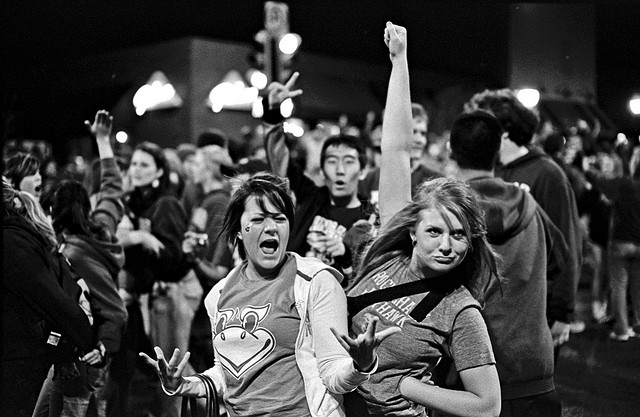
#> input picture modulo_2/Advance_Data_Processing/Week_7-Bag_Of_Features/dados/flickr_map_training/107.jpg, 640 x 417 px; the run also reads 1 picture not shown here
$ jupyter execute --allow-errors TACTD-07-Plantao1-notebook.ipynb   (shell and % lines are left out)
#> lines starting #> are read from the running program, lines starting #| are printed output that depends on the picture
# MBA em Ciência de Dados
## Técnicas Avançadas de Captura e Tratamento de Dados

### <span style="color:darkred">Módulo VII - Dados não estruturados: sinais e imagens</span>

### <span style="color:darkred">Exercícios</span>

Moacir Antonelli Ponti

CeMEAI - ICMC/USP São Carlos

---

#### <span style="color:red">Recomenda-se fortemente que os exercícios sejam feitos sem consultar as respostas antecipadamente.</span>

---

[cell 1]
# carregando as bibliotecas necessárias
import numpy as np
import matplotlib.pyplot as plt
import pandas as pd

### Exercício 3)

Carregue os dados do arquivo `sinais2.csv` utilizando

`signals = np.genfromtxt(arquivo, delimiter=',').astype(np.float32)`.

O array resultante possui um sinal por linha, i.e. `sinal[i]`

Utilizando os sinais carregados utilize a `np.fft.fft()` para obter a Transformada de Fourier dos sinais. Depois, considerando apenas frequências até 50, calcule quais são as 4 frequências de maior valor de magnitude (obtido pelo `np.abs()`). Aqui não queremos os valores da magnitude, mas a quais frequências (índices) elas se referem. Para complementar a análise, plote as magnitudes das transformadas até a frequência 50.

Analisando as frequências de maior magnitude temos as frequências que mais caracterizam o sinal. Considerando as 4 frequências computadas anteriormente, podemos dividir os sinais em categorias distintas. Nesse sentido, qual análise abaixo está correta?

(a) O sinal 4 possui frequências inferiores quando comparado com os demais, indicando que o sinal 4 é provavalmente  dependente sequencialmente, enquanto os demais são i.i.d.; assim podemos dividí-los em duas categorias: sinal 4 e sinais 0, 1, 2 e 3.<br>
(b) O sinal 3 possui frequências mais significativas 20 Hz ou superior, indicando que é um sinal com maior qualidade de aquisição, e assim podemos categorizar em: sinal 3, e sinais 0, 1, 2 e 4.<br>
(c) Todas as frequências estão abaixo de 50 Hz, sendo assim podemos dizer que os sinais são todos similares, sendo impossível dividí-los em categorias.<br>
(d) O sinal 3 possui frequências mais significativas 20 Hz ou superior, possuindo transições mais rápidas de valores do que os outros com frequências caracerísticas menores do que 12Hz; e assim podemos categorizar em: sinal 3, e sinais 0, 1, 2 e 4.<br>

[cell 2]
import pandas as pd
import numpy as np
pd.set_option('display.max_columns', 50)

import matplotlib.pyplot as plt
plt.rcParams['figure.figsize'] = (10.0, 8.0) # set default size of plots
import seaborn as sns
sns.set()

#> (a cell that did not finish here is left out)

#> (a cell that did not finish here is left out)

### Exercício 4)

Considerando os mesmos sinais carregados, compute as características: entropia da energia (com 10 blocos), taxa de cruzamentos por zero, entropia espectral (com 10 blocos), formando um vetor com 3 características para cada sinal.

Após isso, compute a matriz de distâncias entre os sinais considerando a distância L1, i.e., a soma dos valores absolutos das diferenças entre dois vetores $A$ e $B$:

$$\sum_i |A_i - B_i|$$

Da matriz, que indica a dissimilaridade entre pares de sinais, aplique uma soma na direção do eixo 0 (axis=0) e depois arredonde para inteiro `np.round(,0)`. Quais valores foram obtidos para cada sinal?

(a) Sinais 0, 1, 2 e 4, soma 2; Sinal 3, soma 6.<br>
(b) Sinais 0 e 4, soma 3; Sinais 1 e 2, soma 2; Sinal 3, soma 6.<br>
(c) Sinais 0, 1, e 2, soma 2; Sinal 3, soma 6; Sinal 4, soma 3.<br>
(d) Sinais 0, 1, e 2, soma 1; Sinal 3, soma 3; Sinal 4, soma 6.<br>

[cell 5]
# [38 lines left out: functions entropia_energia, taxa_cruzamentos_por_zero, entropia_espectral, not called in this run]

[cell 6]
funcs = [entropia_energia, taxa_cruzamentos_por_zero, entropia_espectral]
#> (the rest of this cell did not finish here and is left out)

#> (a cell that did not finish here is left out)

#> (a cell that did not finish here is left out)

### Exercício 5)

Carregue as seguintes imagens da base de dados flickr_map_training:

`
img1 = imageio.imread("dados/flickr_map_training/107.jpg")
img2 = imageio.imread("dados/flickr_map_training/101.jpg")
img3 = imageio.imread("dados/flickr_map_training/112.jpg")
img4 = imageio.imread("dados/flickr_map_training/303.jpg")
img5 = imageio.imread("dados/flickr_map_training/400.jpg")`

Implemente um descritor de cor que computa um histograma utilizando a composição dos canais RGB em um único canal utilizando a seguinte operação, sendo R, G e B as matrizes relativas a cada canal de cor:

$$I = R\cdot0.3 +G\cdot0.59 +B\cdot0.11$$

Permita definir o número de bins do histograma por meio da sua função e, antes de retornar, normalize o histograma dividindo pela soma.

Depois, calcule a distância entre img1 carregada e as outras imagens (2, 3, 4, 5) utilizando: 16 bins e 4 bins. Qual foram as duas imagens mais similares, da mais próxima para a mais distante, nos dois casos?

(a) 16 bins: img2, img4 ; 4 bins: img2, img3<br>
(a) 16 bins: img2, img3 ; 4 bins: img4, img3<br>
(b) 16 bins: img2, img3 ; 4 bins: img2, img4<br>
(d) 16 bins: img4, img2 ; 4 bins: img4, img3<br>

[cell 9]
import imageio
img1 = imageio.imread("dados/flickr_map_training/107.jpg")
#> img1 is the input picture: shape (417, 640, 3); min 0, max 255, mean 65.5
img2 = imageio.imread("dados/flickr_map_training/101.jpg")
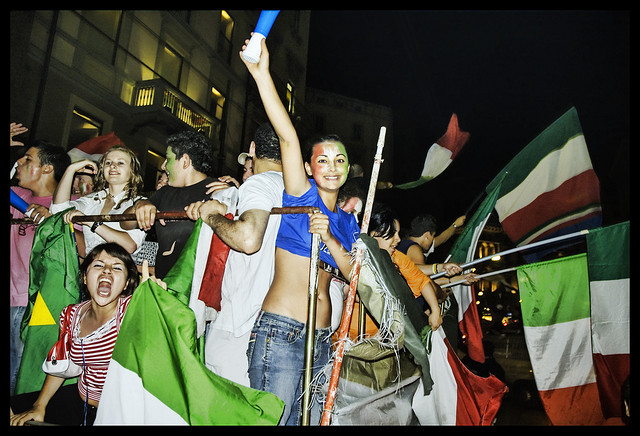
#> input picture modulo_2/Advance_Data_Processing/Week_7-Bag_Of_Features/dados/flickr_map_training/101.jpg, 640 x 436 px
#> img2 is the input picture: shape (436, 640, 3); mean R, G, B 78.1, 79.5, 64.8
img3 = imageio.imread("dados/flickr_map_training/112.jpg")
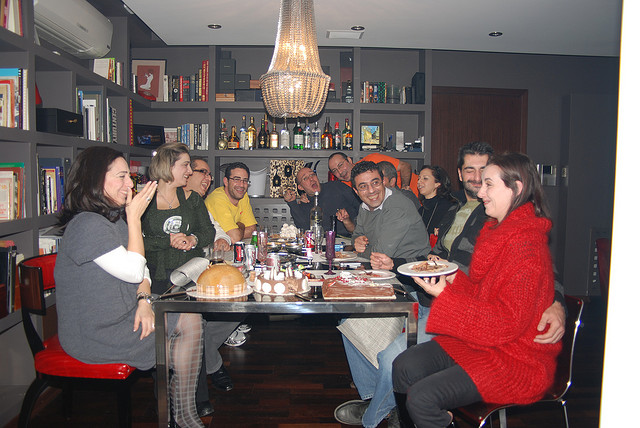
#> input picture modulo_2/Advance_Data_Processing/Week_7-Bag_Of_Features/dados/flickr_map_training/112.jpg, 640 x 428 px
#> img3 is the input picture: shape (428, 640, 3); mean R, G, B 110.5, 92.4, 91.5
img4 = imageio.imread("dados/flickr_map_training/303.jpg")
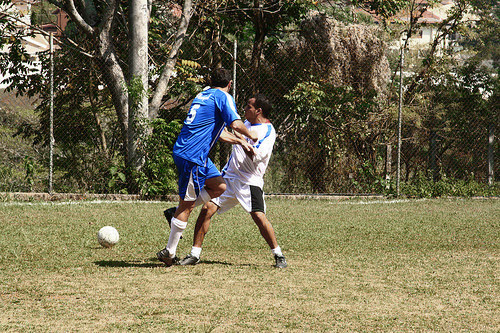
#> input picture modulo_2/Advance_Data_Processing/Week_7-Bag_Of_Features/dados/flickr_map_training/303.jpg, 500 x 333 px
#> img4 is the input picture: shape (333, 500, 3); mean R, G, B 117.6, 111, 82.8
img5 = imageio.imread("dados/flickr_map_training/400.jpg")
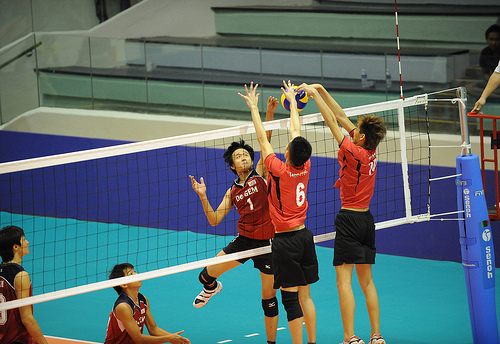
#> input picture modulo_2/Advance_Data_Processing/Week_7-Bag_Of_Features/dados/flickr_map_training/400.jpg, 500 x 344 px
#> img5 is the input picture: shape (344, 500, 3); mean R, G, B 88.2, 107.1, 109.6

[cell 10]
def histograma_global_intensity(img, n_colors):
    img_int = img[:,:,0].astype(float)*0.3 + img[:,:,1].astype(float)*0.59 + img[:,:,2].astype(float)*0.11
    hist,_ = np.histogram(img_int, bins=n_colors)
    # normaliza o vetor resultante pela soma dos valores
    hist = hist.astype("float")
    hist /= (hist.sum() + 0.0001)
    return hist

#> (a cell that did not finish here is left out)

[cell 12]
n_colors = 16

# Fazendo através de uma função para re-utilizar o código
def ex5_dist(n_colors):
#> called with n_colors = 16
    features = []
    all_imgs = [img1, img2, img3, img4, img5]
    for img in all_imgs:
        features.append(histograma_global_intensity(img, n_colors))
#> this loop made 5 passes
#> after the loop, features = 5 items

    dists = []
    for feat in features:
        dist = np.abs(features[0] - feat).sum()
        dists.append(dist)
#> this loop made 5 passes
#> dist on passes 1 to 5: 0, 0.23, 0.837, 0.762, 0.956
#> after the loop, dists = [0, 0.23, 0.837, 0.762, 0.956]
    return dists

[cell 13]
# sns.histplot(np.arange(10))
# sns.histplot(2 + np.arange(10))

[cell 14]
ex5_dist(16)  # 2, 4 são as com menor distância

[cell 15]
ex5_dist(4)  # 2, 3 são as com menor distância
#> the loop in ex5_dist (call 2), `for img in all_imgs:` made 5 passes
#> hist in histograma_global_intensity on passes 1 to 5: [0.632, 0.157, 0.129, 0.0824], [0.569, 0.145, 0.176, 0.11], [0.352, 0.389, 0.166, 0.0926], [0.308, 0.245, 0.359, 0.088], [0.261, 0.473, 0.208, 0.0576]
#> the loop in ex5_dist (call 2), `for feat in features:` made 5 passes
#> (feat, dist) on passes 1 to 5: ([0.632, 0.157, 0.129, 0.0824], 0), ([0.569, 0.145, 0.176, 0.11], 0.149), ([0.352, 0.389, 0.166, 0.0926], 0.56), ([0.308, 0.245, 0.359, 0.088], 0.647), ([0.261, 0.473, 0.208, 0.0576], 0.793)

### Exercício 6)

Vamos repetir o procedimento da questão anterior, agora utilizando o descritor de texturas LBP visto em aula. Utilizaremos uma função que também realiza uma normalização dos valores máximos das imagens, bem como permite definir o raio, número de pontos e quantidade de bins para esse descritor, conforme abaixo.

Calcule a distância L1 entre img1 carregada e as outras imagens utilizando o descritor LBP com os seguintes parâmetros:
* número de pontos = 14
* raio = 2
* bins = 16

Quais foram as três imagens mais similares, da mais próxima para a mais distante?

(a) img3, img2, img5<br>
(b) img2, img3, img4<br>
(c) img3, img5, img2<br>
(d) img5, img3, img2<br>

[cell 16]
from skimage import feature

def lbp_features(img, points=8, radius=1, n_bins=10):
    # LBP opera em imagens de um só canal, aqui vamos converter
    # RGB para escala de cinza usando o método Luminance
    img = np.array(img, dtype=np.float64, copy=False)
    if (len(img.shape) > 2):
        img = img[:,:,0]*0.3 + img[:,:,1]*0.59 + img[:,:,2]*0.11

    # normaliza a imagem para ter máximo = 255
    if (np.max(img) > 0):
        img = ((img/np.max(img))*255).astype(np.uint8)

    # aqui definimos o numero de pontos e o raio, padrao = 8, 1
    lbp = feature.local_binary_pattern(img.astype(np.uint8), points, radius, method="uniform")

    # lbp retorna um matriz com os códigos, então devemos extraír o histograma
    (hist, _) = np.histogram(lbp.ravel(), bins=np.arange(0, n_bins+1), range=(0, n_bins))

    # normaliza o histograma
    hist = hist.astype("float")
    hist /= (hist.sum() + 1e-6)
    # return the histogram of Local Binary Patterns

    return hist

[cell 17]
# reutilizando o código da função 5, so mudando a função
def ex6_dist():
    features = []
#> features = []
    all_imgs = [img1, img2, img3, img4, img5]
    for img in all_imgs:
        # Mudando a função
        features.append(lbp_features(img, points=14, radius=2, n_bins=16))
#> this loop made 5 passes
#> pass 1, in lbp_features, `lbp = feature.local_binary_pattern(img.astype(np.uint8), points, radiu..`:
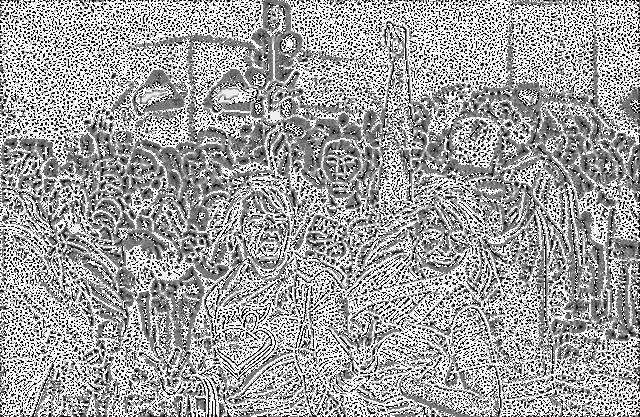
#> lbp: shape (417, 640) float64; min 0, max 15, mean 9.54; drawn with min black and max white
#> after the loop, features = 5 items

    dists = []
    for feat in features:
        dist = np.sum(np.abs(features[0] - feat))
        dists.append(dist)
#> this loop made 5 passes
#> dist on passes 1 to 5: 0, 0.156, 0.149, 0.458, 0.21
#> after the loop, dists = [0, 0.156, 0.149, 0.458, 0.21]
    return dists

[cell 18]
dists = ex6_dist()
#> dists = [0, 0.156, 0.149, 0.458, 0.21]
pd.DataFrame(ex6_dist(), index=1 + np.arange(5))  # 3, 2, 5 é a ordem
#> the loop in ex6_dist (call 2), `for img in all_imgs:` made 5 passes
#> pass 2, in lbp_features (call 7), `lbp = feature.local_binary_pattern(img.astype(np.uint8), points, radiu..`:
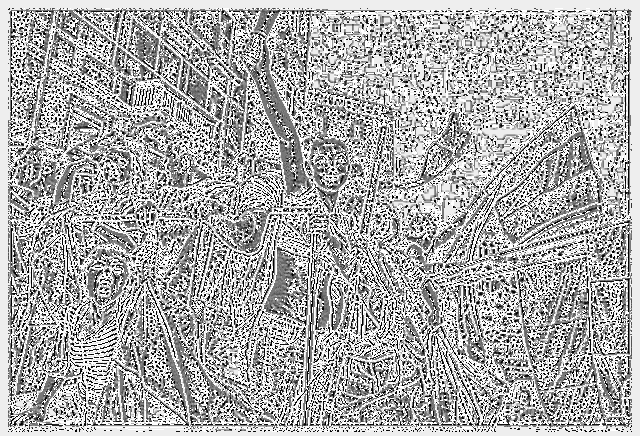
#> lbp: shape (436, 640) float64; min 0, max 15, mean 10.05; drawn with min black and max white
#> the loop in ex6_dist (call 2), `for feat in features:` made 5 passes

[cell 19]
# Se quisermos os índices da ordem
ind = np.argsort(dists)
#> ind = [0, 2, 1, 4, 3]
ind
#> Out = [0, 2, 1, 4, 3]

[cell 20]
# se quisermos as distâncias de acordo com os índices acima
dists = np.array(dists)
dists[ind]
#> Out = [0, 0.149, 0.156, 0.21, 0.458]

### Exercício 7)

No método Bag-of-Features quais das seguintes escolhas para o *framework* influenciam mais drasticamente a performance do método no caso de uso em imagens?

(a) O tamanho do dicionário, a quantidade de cores nas imagens, a quantidade de classes do problema<br>
(b) O tamanho do dicionário, o descritor base, o método utilizado para aprender o dicionário<br>
(c) O descritor base e o número de componentes principais utilizados<br>
(d) O tamanho do patch extraído da imagem, que deve ser compatível com a resolução das imagens<br>

[cell 21]
# ver discussão na gravação

### Exercício 8)

Execute o método Bag-of-Features estudado em aula, agora com os seguintes parâmetros:
* tamanho do patch = (13, 13)
* número de patches = 1000
* principais componentes = 10
* tamanho do dicionário = 50

Utilize a imagem de consulta `flower.jpg` e recupere as 12 imagens mais similares utilizando o modelo BoF aprendido. Quantas imagens foram recuperadas pertencendo à mesma categoria da consulta?

(a) 3<br>
(b) 0<br>
(c) 6<br>
(d) 9<br>

[cell 22]
import numpy as np
import matplotlib.pyplot as plt

from os import listdir
from imageio import imread
from sklearn.feature_extraction.image import extract_patches_2d
from sklearn.decomposition import PCA
from sklearn.cluster import KMeans
from joblib import Parallel, delayed


def get_patches(img_file, random_state, tam_patch=(11, 11), n_patches=250):
    '''Extração de subimagens a partir de uma imagem
       Parametros
           img_file: caminho para a imagem
           random_state: semente aleatoria
           tam_patches: tamanho de cada subimagem
           n_patches: numero maximo de subimagens a extrair
    '''
#> called with img_file = './dados/flickr_map_training/100.jpg', random_state = 1, tam_patch = (13, 13), n_patches = 1000

    img = imread(img_file)
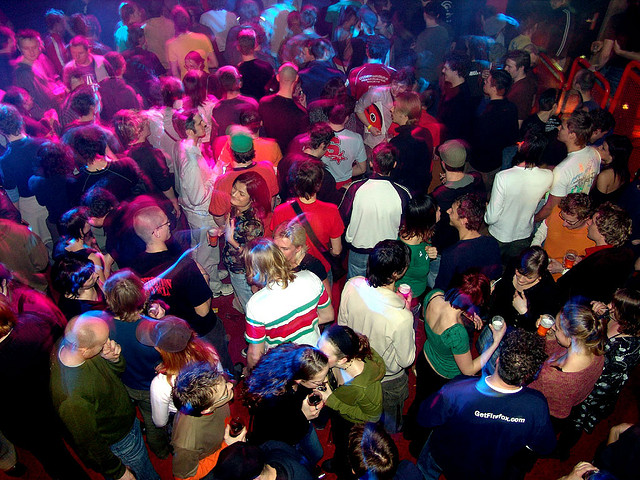
#> input picture modulo_2/Advance_Data_Processing/Week_7-Bag_Of_Features/dados/flickr_map_training/100.jpg, 640 x 480 px
#> img is the input picture: shape (480, 640, 3); mean R, G, B 73.4, 49.2, 68.7

    # Extrai subimagens
    patch = extract_patches_2d(img,
                               patch_size=tam_patch,
                               max_patches=n_patches,
                               random_state=random_state)

    # so da certo para RGB? -> Discutido durante a monitoria
    return patch.reshape((n_patches,
                          np.prod(tam_patch) * len(img.shape)))
#> pass 3 of the loop `for arq_img in l_imgs:`:
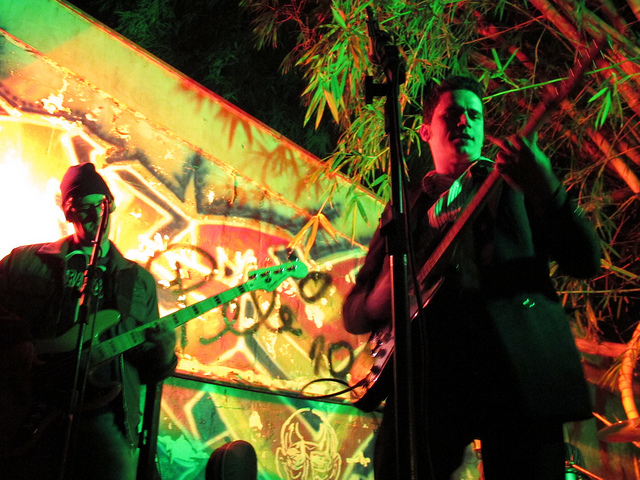
#> input picture modulo_2/Advance_Data_Processing/Week_7-Bag_Of_Features/dados/flickr_map_training/102.jpg, 640 x 480 px
#> in get_patches, img is the input picture: shape (480, 640, 3); mean R, G, B 94.2, 82.8, 43.4
#> in get_patches (call 3), `return patch.reshape((n_patches, np.prod(tam_patch) * len(img.shape)))`:
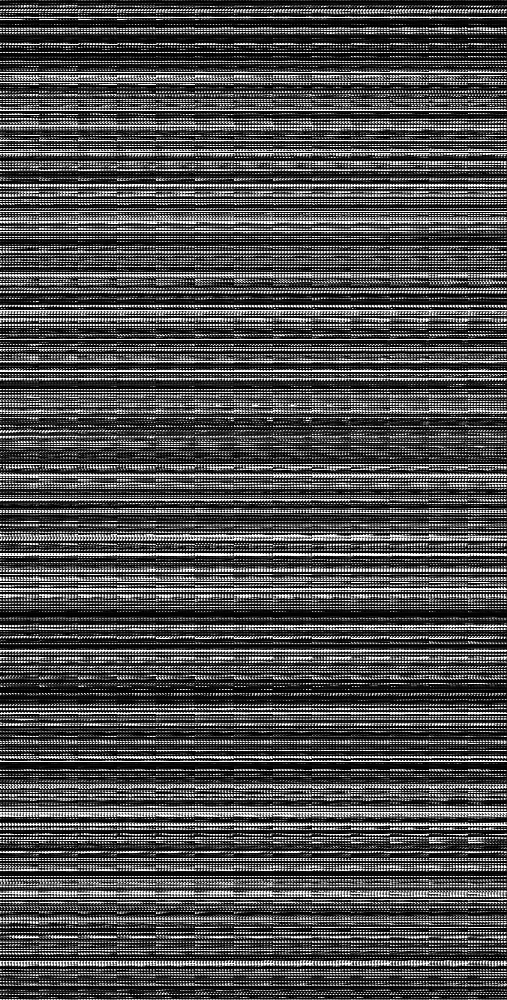
#> returned value: shape (1000, 507); min 0, max 255, mean 75.5
#> the loop made 7 passes; the first 3 are shown
    # return patch.reshape((n_patches, -1))

[cell 23]
# Parametros do BOF
tam_patch = (13, 13)
n_patches = 1000
path_imgs = './dados/flickr_map_training/'
random_state = 1
# pega lista de arquivos no caminho
l_imgs = listdir(path_imgs)

# total de imagens
n_imgs = len(l_imgs)

[cell 24]
# Calculando quanto tempo demora no for na mão, dps vamos comparar com a versão paralela
for arq_img in l_imgs:
    get_patches(path_imgs+arq_img,  random_state, tam_patch, n_patches)

[cell 25]
# Fazendo de maneira paralela; na minha máquina não tem grande vantagem

# Extrai patches de cada imagem, de forma paralela para cada imagem
# retorna uma lista do mesmo tamanho do número de imagens
patch_arr = Parallel(n_jobs=-1)(delayed(get_patches)(path_imgs+arq_img,
                                                    random_state,
                                                    tam_patch,
                                                    n_patches)
                                for arq_img in l_imgs)
#> in get_patches (call 13), `return patch.reshape((n_patches, np.prod(tam_patch) * len(img.shape)))`:
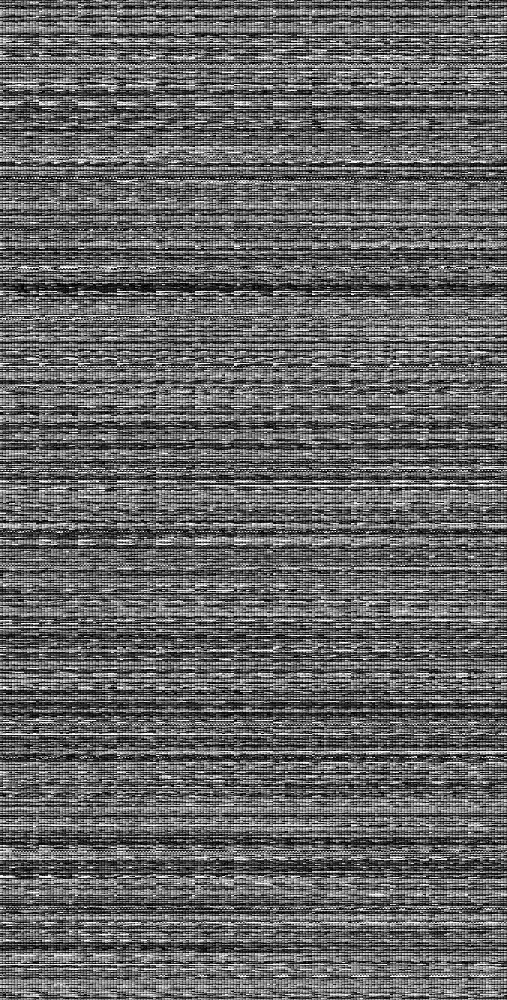
#> returned value: shape (1000, 507); min 0, max 255, mean 101.6
#> in get_patches (call 14), `return patch.reshape((n_patches, np.prod(tam_patch) * len(img.shape)))`:
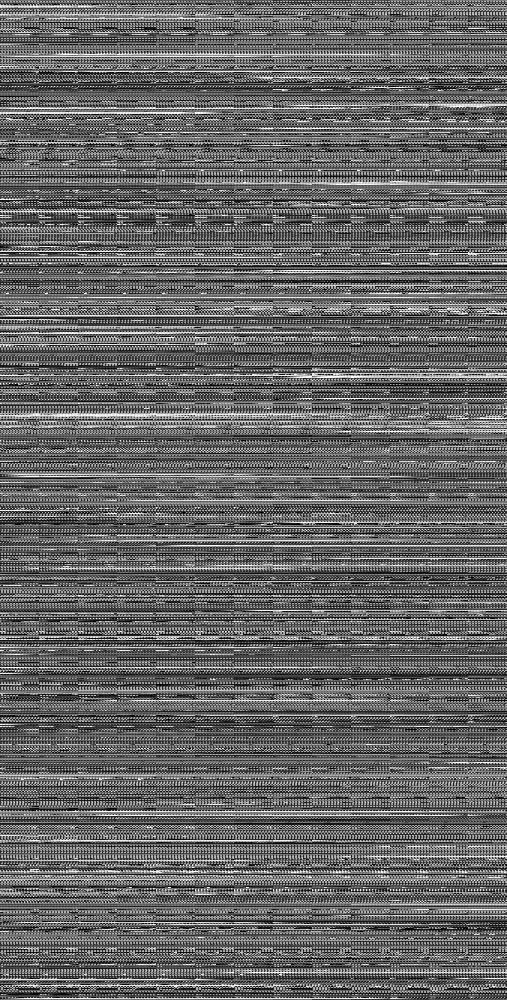
#> returned value: shape (1000, 507); min 0, max 255, mean 102
#> patch_arr = 7 items

print('Patches extraídos para criação do dicionário de features')
print('Total de imagens = ', len(patch_arr))
#| Total de imagens =  7
print('Tamanho de cada array de patches = ', patch_arr[0].shape)
#| Tamanho de cada array de patches =  (1000, 507)

[cell 26]
# cada patch vira uma linha
patch_arr2 = np.array(patch_arr, copy=True)
patch_arr2 = patch_arr2.reshape(patch_arr2.shape[0]*patch_arr2.shape[1], -1)
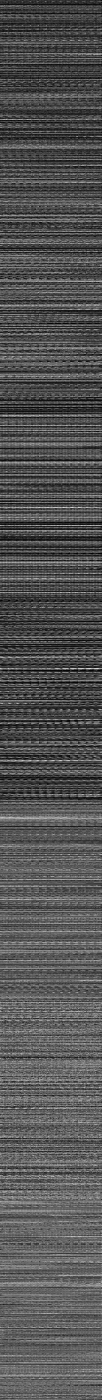
#> patch_arr2: shape (7000, 507) (shown at 1/5 size); min 0, max 255, mean 84

[cell 27]
# Calculando PCA
pca = PCA(n_components=10)
pca.fit(patch_arr2)
patch_pca = pca.transform(patch_arr2)

[cell 28]
patch_pca.shape
#> Out = (7000, 10)

[cell 29]
# Fazendo o clustering que vai definir meu dicionário
kmeans = KMeans(n_clusters=50,)
kmeans.fit(patch_pca)

[cell 30]
# O que faltaria para terminar o exercício: colocar num for e fazer 1 distância L1;
# ver notebook com solução pro resto!
img_kmeans = kmeans.predict(patch_pca[0:1000])
#> img_kmeans = 1000 values, max 49 at index 125, min 0 at index 113, mean 22.34
hist_bof,_ = np.histogram(img_kmeans, bins=range(50+1), density=True)
#> hist_bof = 50 values, max 0.129 at index 27, min 0 at index 19, mean 0.02
hist_bof
#> Out has the same summary as hist_bof
